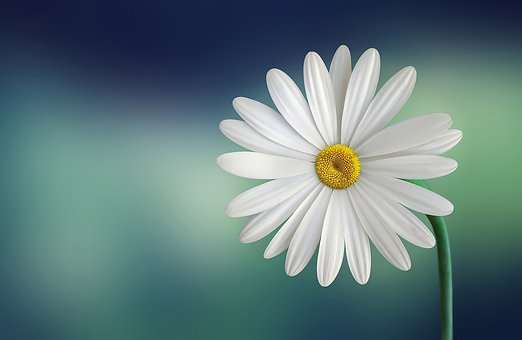
#> input picture flower.jpg, 522 x 340 px, found by its file name
$ python Resize_rotate_translate.py
#> lines starting #> are read from the running program, lines starting #| are printed output that depends on the picture
import cv2 as cv
import numpy as np

img = cv.imread('/home/sahyadri/lab/flower.jpg')
#> img is the input picture: shape (340, 522, 3); mean B, G, R 123.8, 122.4, 97.4
cv.imshow('OriginalImage', img)
resized_img = cv.resize(img, None, fx=0.5, fy=0.5)
cv.imshow('scalled down Image', resized_img)

rotated_image = cv.rotate(resized_img, cv.ROTATE_90_CLOCKWISE)
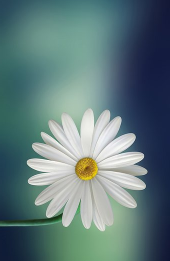
#> rotated_image: shape (261, 170, 3); mean B, G, R 123.9, 122.6, 97.5

cv.imshow('Rotated Image', rotated_image)
height, width = resized_img.shape[:2]
#> height = 170; width = 261

quarter_height, quarter_width = height / 4, width / 4
#> quarter_height = 42.5; quarter_width = 65.25

T = np.float32([[1, 0, quarter_width], [0, 1, quarter_height]])
#> T = [[1, 0, 65.25], [0, 1, 42.5]]


img_translation = cv.warpAffine(resized_img, T, (width, height))
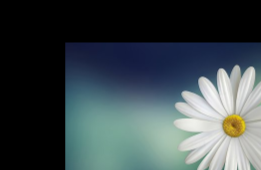
#> img_translation: shape (170, 261, 3); mean B, G, R 75.5, 72.2, 61.3


cv.imshow('Translation', img_translation)
cv.waitKey(0)
if cv.waitKey(1) & 0xFF == ord('q'):
# cv.waitKey(0)
#> (key q is pressed here)
    cv.destroyAllWindows()
